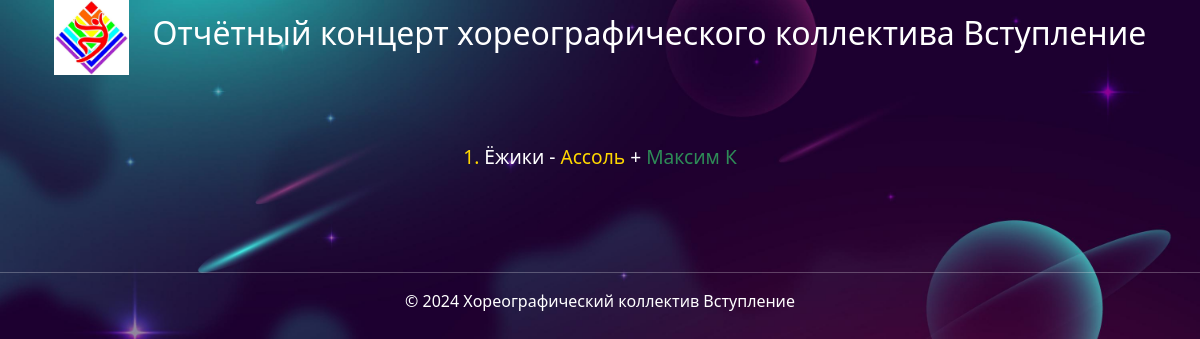
/, run on an earlier commit of the app's database.
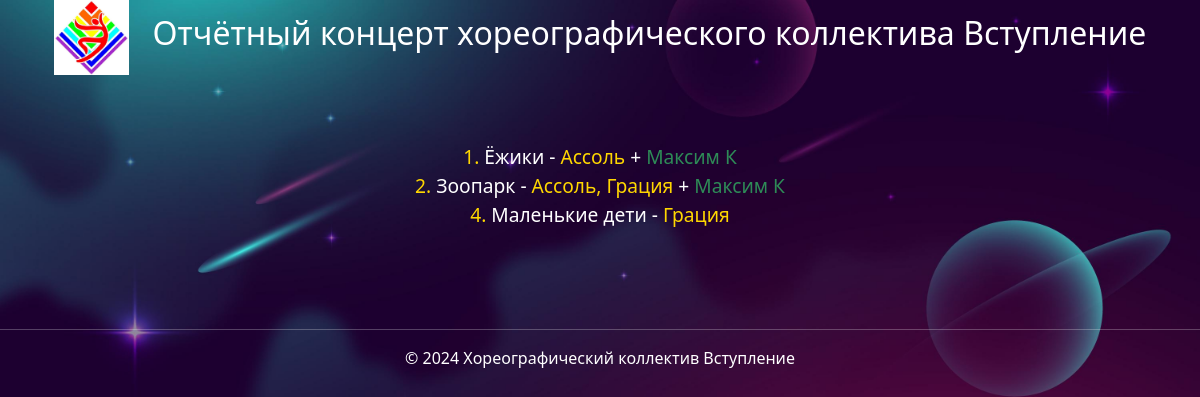
And on a later commit of the database.
### schedule/models.py (models this page shows, shortened)
class Schedules(models.Model):
    ORDER_CHOICES = [(i, str(i)) for i in range(1, 100)]  # Предопределенные значения для номера по порядку
    number = models.IntegerField(choices=ORDER_CHOICES, verbose_name=_('Номер по порядку'))
    performance = models.ForeignKey(Performances, on_delete=models.CASCADE, verbose_name=_('Выступление'))
    solist = models.ManyToManyField(Soloists, related_name='schedules', blank=True, verbose_name=_('Солисты'))
    group = models.ManyToManyField(Group, related_name='schedules', blank=True, verbose_name=_('Группы'))
    is_published = models.BooleanField(default=True, verbose_name=_('Опубликовано'))
    class Meta:
        verbose_name = _('Расписание')
        verbose_name_plural = _('Расписания')
        ordering = ['number']

class Performances(models.Model):
    title = models.CharField(max_length=255, verbose_name=_('Название выступления'))
    class Meta:
        verbose_name = _('Выступление')
        verbose_name_plural = _('Выступления')
        ordering = ['title']

class Group(models.Model):
    name = models.CharField(max_length=255, verbose_name=_('Название группы'))
    def __str__(self):
        return self.name
    class Meta:
        verbose_name = _('Группа')
        verbose_name_plural = _('Группы')
        ordering = ['name']

class Soloists(models.Model):
    name = models.CharField(max_length=255, verbose_name=_('Имя солиста'))
    def __str__(self):
        return self.name
    class Meta:
        verbose_name = _('Солист')
        verbose_name_plural = _('Солисты')
        ordering = ['name']

### schedule/views.py (the view)
# urls.py: path('', views.schedule_list, name='schedule'),
def schedule_list(request):
    schedules = Schedules.objects.all()
    context = {'schedules': schedules}
    return render(request, 'pages/schedule.html', context)

### templates/pages/schedule.html
{% extends "base.html" %}
{% block content %}
  <div style="text-align: center; padding: 20px; color: white;">
    <ul style="font-size: 1.2rem; list-style: none; padding: 0; margin: 0 auto; max-width: 100%;">
      {% for schedule in schedules %}
        <li style="color: white;">
          <span style="color: #ffd700;">{{ schedule.number }}.</span>  {{ schedule.performance.title }}
            {% if schedule.group.all %}
              -
              <span style="color: #ffd700;">{{ schedule.group.all|join:", " }}</span>
            {% endif %}
            {% if schedule.solist.all %}
              +
              <span style="color:  #2E8B57;">{{ schedule.solist.all|join:", " }}</span>
            {% endif %}
        </li>
      {% endfor %}
    </ul>
  </div>
{% endblock %}

What changed in the data, as far as the page shows it:
added Schedules: number "2", performance "Зоопарк", group.all "Ассоль, Грация", solist.all "Максим К"
added Schedules: number "4", performance "Маленькие дети", group.all "Грация"
